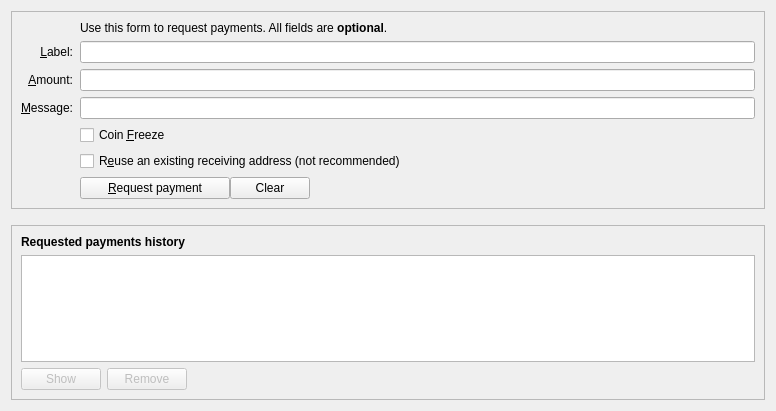
<?xml version="1.0" encoding="UTF-8"?>
<ui version="4.0">
 <class>ReceiveCoinsDialog</class>
 <widget class="QWidget" name="ReceiveCoinsDialog">
  <property name="geometry">
   <rect>
    <x>0</x>
    <y>0</y>
    <width>776</width>
    <height>411</height>
   </rect>
  </property>
  <layout class="QVBoxLayout" name="verticalLayout" stretch="0,0,1">
   <item>
    <widget class="QFrame" name="frame2">
     <property name="sizePolicy">
      <sizepolicy hsizetype="Preferred" vsizetype="Expanding">
       <horstretch>0</horstretch>
       <verstretch>0</verstretch>
      </sizepolicy>
     </property>
     <property name="frameShape">
      <enum>QFrame::StyledPanel</enum>
     </property>
     <property name="frameShadow">
      <enum>QFrame::Sunken</enum>
     </property>
     <layout class="QVBoxLayout" name="verticalLayout_3">
      <item>
       <layout class="QGridLayout" name="gridLayout">
        <property name="horizontalSpacing">
         <number>7</number>
        </property>
        <item row="10" column="1">
         <layout class="QHBoxLayout" name="horizontalLayout">
          <item>
           <widget class="QPushButton" name="receiveButton">
            <property name="minimumSize">
             <size>
              <width>150</width>
              <height>0</height>
             </size>
            </property>
            <property name="text">
             <string>&amp;Request payment</string>
            </property>
            <property name="icon">
             <iconset>
              <normaloff>:/icons/receiving_addresses</normaloff>:/icons/receiving_addresses</iconset>
            </property>
           </widget>
          </item>
          <item>
           <widget class="QPushButton" name="clearButton">
            <property name="sizePolicy">
             <sizepolicy hsizetype="Minimum" vsizetype="Fixed">
              <horstretch>0</horstretch>
              <verstretch>0</verstretch>
             </sizepolicy>
            </property>
            <property name="toolTip">
             <string>Clear all fields of the form.</string>
            </property>
            <property name="text">
             <string>Clear</string>
            </property>
            <property name="icon">
             <iconset>
              <normaloff>:/icons/remove</normaloff>:/icons/remove</iconset>
            </property>
            <property name="autoDefault">
             <bool>false</bool>
            </property>
           </widget>
          </item>
          <item>
           <spacer name="horizontalSpacer">
            <property name="orientation">
             <enum>Qt::Horizontal</enum>
            </property>
            <property name="sizeHint" stdset="0">
             <size>
              <width>40</width>
              <height>20</height>
             </size>
            </property>
           </spacer>
          </item>
         </layout>
        </item>
        <item row="2" column="1">
         <widget class="SolbitAmountField" name="reqAmount">
          <property name="minimumSize">
           <size>
            <width>80</width>
            <height>0</height>
           </size>
          </property>
          <property name="toolTip">
           <string>An optional amount to request. Leave this empty or zero to not request a specific amount.</string>
          </property>
         </widget>
        </item>
        <item row="2" column="0">
         <widget class="QLabel" name="label">
          <property name="toolTip">
           <string>An optional amount to request. Leave this empty or zero to not request a specific amount.</string>
          </property>
          <property name="text">
           <string>&amp;Amount:</string>
          </property>
          <property name="alignment">
           <set>Qt::AlignRight|Qt::AlignTrailing|Qt::AlignVCenter</set>
          </property>
          <property name="buddy">
           <cstring>reqAmount</cstring>
          </property>
         </widget>
        </item>
        <item row="1" column="0">
         <widget class="QLabel" name="label_2">
          <property name="toolTip">
           <string>An optional label to associate with the new receiving address.</string>
          </property>
          <property name="text">
           <string>&amp;Label:</string>
          </property>
          <property name="alignment">
           <set>Qt::AlignRight|Qt::AlignTrailing|Qt::AlignVCenter</set>
          </property>
          <property name="buddy">
           <cstring>reqLabel</cstring>
          </property>
         </widget>
        </item>
        <item row="7" column="1">
         <widget class="QCheckBox" name="reuseAddress">
          <property name="toolTip">
           <string>Reuse one of the previously used receiving addresses. Reusing addresses has security and privacy issues. Do not use this unless re-generating a payment request made before.</string>
          </property>
          <property name="text">
           <string>R&amp;euse an existing receiving address (not recommended)</string>
          </property>
         </widget>
        </item>
        <item row="10" column="0">
         <widget class="QLabel" name="label_7">
          <property name="text">
           <string/>
          </property>
         </widget>
        </item>
        <item row="0" column="1">
         <widget class="QLabel" name="label_5">
          <property name="text">
           <string>Use this form to request payments. All fields are &lt;b&gt;optional&lt;/b&gt;.</string>
          </property>
         </widget>
        </item>
        <item row="3" column="0">
         <widget class="QLabel" name="label_3">
          <property name="toolTip">
           <string>An optional message to attach to the payment request, which will be displayed when the request is opened. Note: The message will not be sent with the payment over the Solbit network.</string>
          </property>
          <property name="text">
           <string>&amp;Message:</string>
          </property>
          <property name="alignment">
           <set>Qt::AlignRight|Qt::AlignTrailing|Qt::AlignVCenter</set>
          </property>
          <property name="buddy">
           <cstring>reqMessage</cstring>
          </property>
         </widget>
        </item>
        <item row="1" column="1">
         <widget class="QLineEdit" name="reqLabel">
          <property name="toolTip">
           <string>An optional label to associate with the new receiving address.</string>
          </property>
         </widget>
        </item>
        <item row="3" column="1">
         <widget class="QLineEdit" name="reqMessage">
          <property name="toolTip">
           <string>An optional message to attach to the payment request, which will be displayed when the request is opened. Note: The message will not be sent with the payment over the Solbit network.</string>
          </property>
         </widget>
        </item>
        <item row="6" column="1">
         <widget class="QCheckBox" name="freezeCheck">
          <property name="toolTip">
           <string>&lt;html&gt;&lt;head/&gt;&lt;body&gt;&lt;p&gt;Coin freezing locks coins to make them temporarily unspendable. &lt;/p&gt;&lt;/body&gt;&lt;/html&gt;</string>
          </property>
          <property name="text">
           <string>Coin &amp;Freeze</string>
          </property>
         </widget>
        </item>
       </layout>
      </item>
     </layout>
    </widget>
   </item>
   <item>
    <spacer name="verticalSpacer_2">
     <property name="orientation">
      <enum>Qt::Vertical</enum>
     </property>
     <property name="sizeHint" stdset="0">
      <size>
       <width>20</width>
       <height>10</height>
      </size>
     </property>
    </spacer>
   </item>
   <item>
    <widget class="QFrame" name="frame">
     <property name="sizePolicy">
      <sizepolicy hsizetype="Preferred" vsizetype="Expanding">
       <horstretch>0</horstretch>
       <verstretch>0</verstretch>
      </sizepolicy>
     </property>
     <property name="frameShape">
      <enum>QFrame::StyledPanel</enum>
     </property>
     <property name="frameShadow">
      <enum>QFrame::Raised</enum>
     </property>
     <layout class="QVBoxLayout" name="verticalLayout_2">
      <item>
       <widget class="QLabel" name="label_6">
        <property name="font">
         <font>
          <weight>75</weight>
          <bold>true</bold>
         </font>
        </property>
        <property name="text">
         <string>Requested payments history</string>
        </property>
       </widget>
      </item>
      <item>
       <widget class="QTableView" name="recentRequestsView">
        <property name="contextMenuPolicy">
         <enum>Qt::CustomContextMenu</enum>
        </property>
        <property name="tabKeyNavigation">
         <bool>false</bool>
        </property>
        <property name="sortingEnabled">
         <bool>true</bool>
        </property>
       </widget>
      </item>
      <item>
       <layout class="QHBoxLayout" name="horizontalLayout_2">
        <item>
         <widget class="QPushButton" name="showRequestButton">
          <property name="enabled">
           <bool>false</bool>
          </property>
          <property name="toolTip">
           <string>Show the selected request (does the same as double clicking an entry)</string>
          </property>
          <property name="text">
           <string>Show</string>
          </property>
          <property name="icon">
           <iconset>
            <normaloff>:/icons/edit</normaloff>:/icons/edit</iconset>
          </property>
          <property name="autoDefault">
           <bool>false</bool>
          </property>
         </widget>
        </item>
        <item>
         <widget class="QPushButton" name="removeRequestButton">
          <property name="enabled">
           <bool>false</bool>
          </property>
          <property name="toolTip">
           <string>Remove the selected entries from the list</string>
          </property>
          <property name="text">
           <string>Remove</string>
          </property>
          <property name="icon">
           <iconset>
            <normaloff>:/icons/remove</normaloff>:/icons/remove</iconset>
          </property>
          <property name="autoDefault">
           <bool>false</bool>
          </property>
         </widget>
        </item>
        <item>
         <spacer name="horizontalSpacer_2">
          <property name="orientation">
           <enum>Qt::Horizontal</enum>
          </property>
          <property name="sizeHint" stdset="0">
           <size>
            <width>40</width>
            <height>20</height>
           </size>
          </property>
         </spacer>
        </item>
       </layout>
      </item>
     </layout>
    </widget>
   </item>
  </layout>
 </widget>
 <customwidgets>
  <customwidget>
   <class>SolbitAmountField</class>
   <extends>QLineEdit</extends>
   <header>solbitamountfield.h</header>
   <container>1</container>
  </customwidget>
 </customwidgets>
 <tabstops>
  <tabstop>reqLabel</tabstop>
  <tabstop>reqAmount</tabstop>
  <tabstop>reqMessage</tabstop>
  <tabstop>freezeCheck</tabstop>
  <tabstop>reuseAddress</tabstop>
  <tabstop>receiveButton</tabstop>
  <tabstop>clearButton</tabstop>
  <tabstop>recentRequestsView</tabstop>
  <tabstop>showRequestButton</tabstop>
  <tabstop>removeRequestButton</tabstop>
 </tabstops>
 <resources/>
 <connections/>
</ui>
